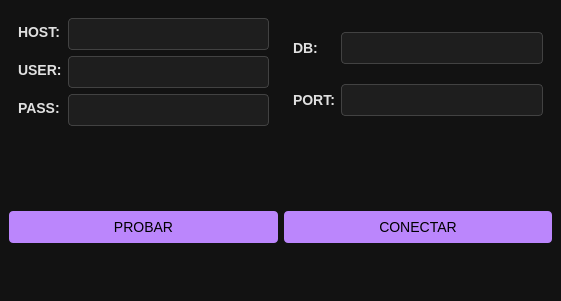
<?xml version="1.0" encoding="UTF-8"?>
<ui version="4.0">
 <class>conexion</class>
 <widget class="QWidget" name="conexion">
  <property name="geometry">
   <rect>
    <x>0</x>
    <y>0</y>
    <width>561</width>
    <height>301</height>
   </rect>
  </property>
  <property name="minimumSize">
   <size>
    <width>561</width>
    <height>301</height>
   </size>
  </property>
  <property name="maximumSize">
   <size>
    <width>561</width>
    <height>301</height>
   </size>
  </property>
  <property name="windowTitle">
   <string>conexion</string>
  </property>
  <property name="styleSheet">
   <string notr="true">QWidget {
    background-color: #121212;
    font-family: 'Roboto', sans-serif;
    font-size: 14px;
    color: #E0E0E0;
}

QLineEdit {
    border: 1px solid #424242;
    border-radius: 4px;
    padding: 6px;
    background-color: #1E1E1E;
    color: #E0E0E0;
    selection-background-color: #64B5F6;
}
QLineEdit:focus {
    border: 2px solid #BB86FC;
}


QDateEdit {
    border: 1px solid #424242;
    border-radius: 4px;
    padding: 6px;
    background-color: #1E1E1E;
    color: #E0E0E0;
}
QDateEdit::drop-down {
    border: none;
}

QPushButton {
    background-color: #BB86FC;
    color: black;
    border-radius: 4px;
    padding: 8px;
}
QPushButton:hover {
    background-color: #9B5DE5;
}
QPushButton:pressed {
    background-color: #7A3E9D;
}

QComboBox {
    border: 1px solid #424242;
    border-radius: 4px;
    padding: 6px;
    background-color: #1E1E1E;
    color: #E0E0E0;
}
QComboBox::drop-down {
    border: none;
}

QCheckBox {
    spacing: 5px;
}
QCheckBox::indicator {
    width: 16px;
    height: 16px;
}
QCheckBox::indicator:unchecked {
    border: 1px solid #757575;
    background-color: #1E1E1E;
}
QCheckBox::indicator:checked {
    background-color: #BB86FC;
    border: 1px solid #BB86FC;
}

QLabel {
    font-weight: bold;
    color: #E0E0E0;
}
</string>
  </property>
  <widget class="QWidget" name="widget_5" native="true">
   <property name="geometry">
    <rect>
     <x>0</x>
     <y>0</y>
     <width>561</width>
     <height>301</height>
    </rect>
   </property>
   <layout class="QGridLayout" name="gridLayout_4">
    <item row="1" column="0">
     <widget class="QWidget" name="widget_4" native="true">
      <layout class="QGridLayout" name="gridLayout_3">
       <item row="0" column="1">
        <widget class="QPushButton" name="pushButton_conectar">
         <property name="text">
          <string>CONECTAR</string>
         </property>
        </widget>
       </item>
       <item row="0" column="0">
        <widget class="QPushButton" name="pushButton_probar">
         <property name="text">
          <string>PROBAR</string>
         </property>
        </widget>
       </item>
      </layout>
     </widget>
    </item>
    <item row="0" column="0">
     <widget class="QWidget" name="widget_3" native="true">
      <layout class="QGridLayout" name="gridLayout_2">
       <item row="0" column="0">
        <widget class="QWidget" name="widget" native="true">
         <layout class="QFormLayout" name="formLayout">
          <item row="0" column="0">
           <widget class="QLabel" name="label_host">
            <property name="styleSheet">
             <string notr="true"/>
            </property>
            <property name="text">
             <string>HOST:</string>
            </property>
           </widget>
          </item>
          <item row="0" column="1">
           <widget class="QLineEdit" name="lineEdit_host"/>
          </item>
          <item row="1" column="0">
           <widget class="QLabel" name="label_user">
            <property name="styleSheet">
             <string notr="true"/>
            </property>
            <property name="text">
             <string>USER:</string>
            </property>
           </widget>
          </item>
          <item row="1" column="1">
           <widget class="QLineEdit" name="lineEdit_user"/>
          </item>
          <item row="2" column="0">
           <widget class="QLabel" name="label_pass">
            <property name="styleSheet">
             <string notr="true"/>
            </property>
            <property name="text">
             <string>PASS:</string>
            </property>
           </widget>
          </item>
          <item row="2" column="1">
           <widget class="QLineEdit" name="lineEdit_pass"/>
          </item>
         </layout>
        </widget>
       </item>
       <item row="0" column="1">
        <widget class="QWidget" name="widget_2" native="true">
         <layout class="QGridLayout" name="gridLayout">
          <item row="0" column="0">
           <widget class="QLabel" name="label_db">
            <property name="styleSheet">
             <string notr="true"/>
            </property>
            <property name="text">
             <string>DB:</string>
            </property>
           </widget>
          </item>
          <item row="0" column="1">
           <widget class="QLineEdit" name="lineEdit_db"/>
          </item>
          <item row="1" column="0">
           <widget class="QLabel" name="label_port">
            <property name="styleSheet">
             <string notr="true"/>
            </property>
            <property name="text">
             <string>PORT:</string>
            </property>
           </widget>
          </item>
          <item row="1" column="1">
           <widget class="QLineEdit" name="lineEdit_port"/>
          </item>
         </layout>
        </widget>
       </item>
      </layout>
     </widget>
    </item>
   </layout>
  </widget>
 </widget>
 <resources>
  <include location="imagen_bbdd.qrc"/>
 </resources>
 <connections/>
</ui>
